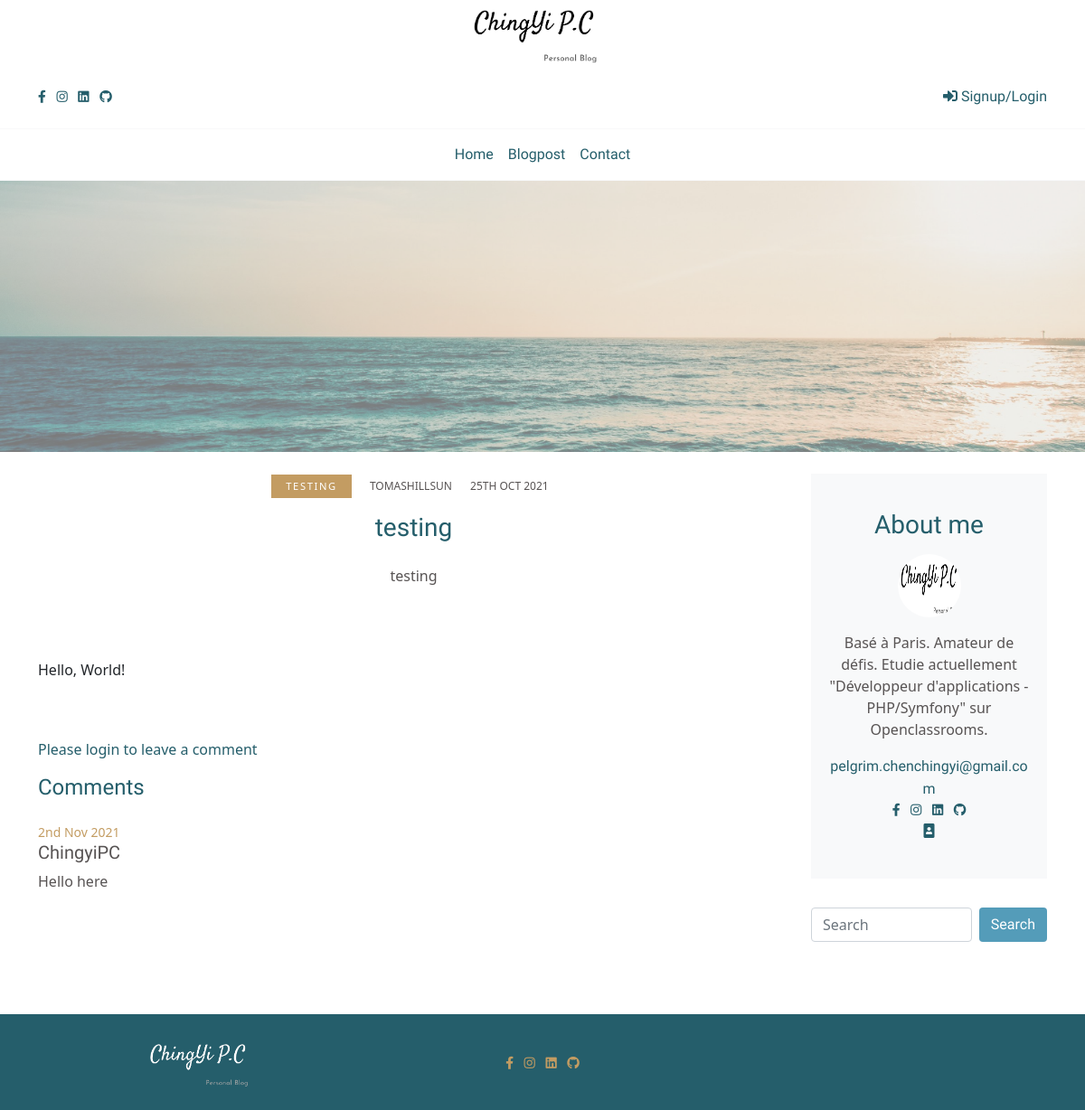
Page /project5PhpBlog/index.php?action=post&id=43 on the earlier database version.
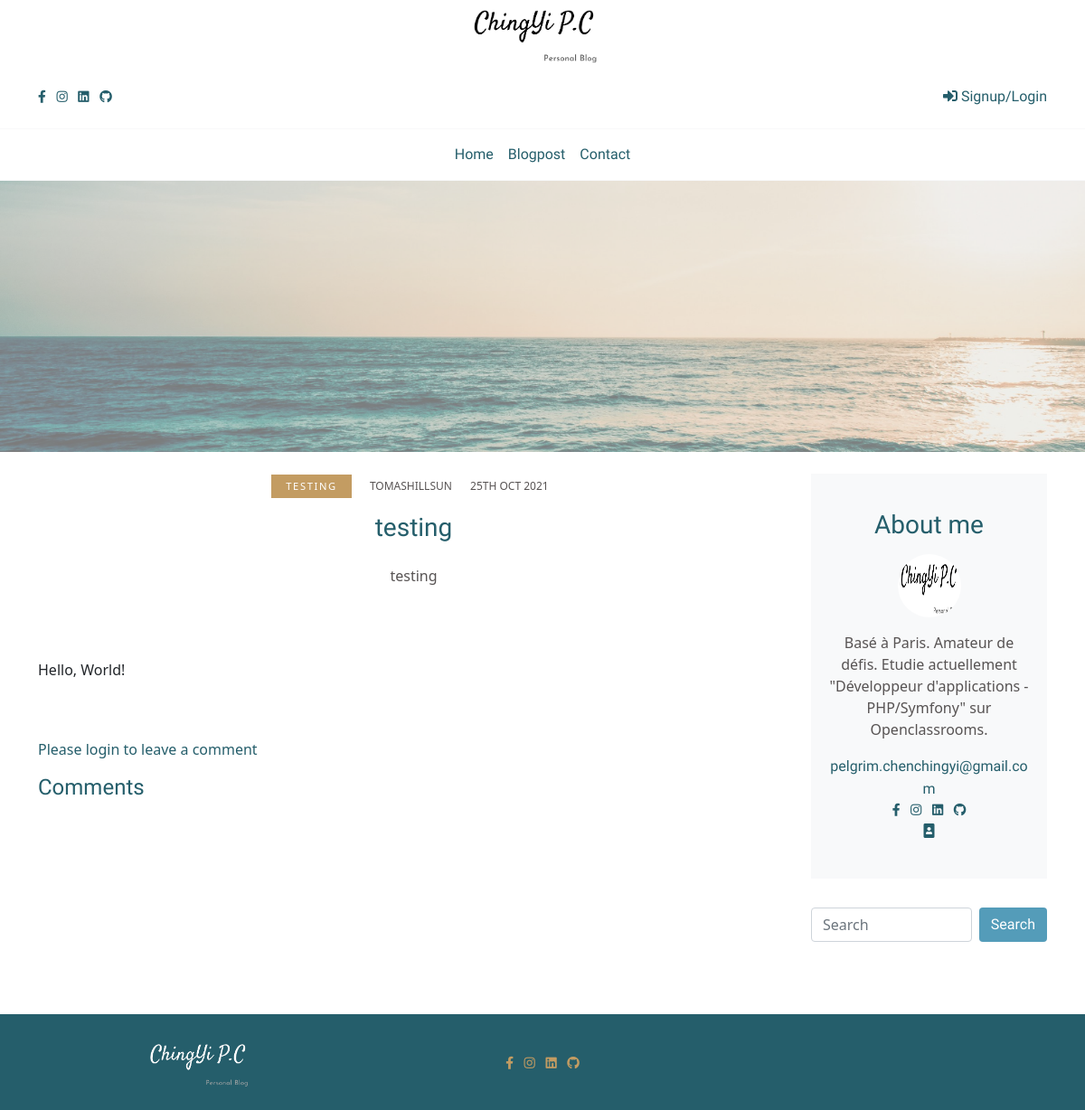
Same page on the later database version.
### tables this page shows
CREATE TABLE `comment` (
  `id` int(11) NOT NULL,
  `author` varchar(45) NOT NULL,
  `comment` varchar(250) NOT NULL,
  `valid` tinyint(1) DEFAULT NULL,
  `date_create` datetime NOT NULL,
  `post_id` int(11) NOT NULL,
  `user_id` int(11) NOT NULL
);

### project5PhpBlog/src/controllers/FrontendControllers.php (called while the page is built, shortened)
<?php
class FrontendControllers
{
    public function listAPost()
    {
        $postManager = new PostManager();
        $commentManager = new CommentManager();
        $post = $postManager->getPost(filter_var($_GET['id'],FILTER_SANITIZE_STRING));
        $comments = $commentManager->getComments(filter_var($_GET['id'],FILTER_SANITIZE_STRING));
        require('src/views/frontend/singlepost.php');
    }
}

### project5PhpBlog/src/models/postManager.php (called while the page is built, shortened)
<?php
class PostManager extends DatabaseManager
{
    function getPost($postId)
    {
        $db = $this->dbConnect();
        $statement = $db->prepare('SELECT post.id, image,title, category, chapo, USER.user_name, content,  DATE_FORMAT(post.date_create, "%D %b %Y") AS creation_date
    FROM `post` JOIN USER WHERE USER.id = `post`.`user_id` AND post.id=?');
        $statement->execute(array($postId));
        $values = $statement->fetch(PDO::FETCH_ASSOC);
        $post = new Posts($values);
        return $post;
    }
}

### project5PhpBlog/src/models/Blogs.php (called while the page is built, shortened)
<?php
class Blogs
{
    public function hydrate(array $values)
    {
        foreach ($values as $key => $value) {
            $pieces = explode('_', $key);
            if (strpos($key, '_') !== false) {
                $method = 'set';
                foreach ($pieces as $piece) {
                    $method = $method . ucfirst($piece);
                }
            } else {
                $method = 'set' . ucfirst($key);
            }
        }
    }
}

### project5PhpBlog/src/models/Posts.php (called while the page is built, shortened)
<?php
class Posts extends Blogs
{
    private $title;
    public function setId($id)
    {
        $id = (int) $id;
    }
    public function setTitle($title)
    {
        if (is_string($title)) {
            $this->title = $title;
        }
    }
    public function getTitle()
    {
        return $this->title;
    }
}

### project5PhpBlog/src/Models/Session.php (called while the page is built, shortened)
<?php
class Session
{
    public static function get($key)
    {
        return (isset($_SESSION[$key])) ? $_SESSION[$key] : "";
    }
}

### project5PhpBlog/src/models/commentManager.php (called while the page is built, shortened)
<?php
class CommentManager extends DatabaseManager
{
    public function getComments($postId)
    {
        $comments = [];
        $db = $this->dbConnect();
        $statement = $db->PREPARE('SELECT`id`,`author`,`post_id`,`comment`,DATE_FORMAT(date_create, "%D %b %Y") AS comment_creation_date
    FROM COMMENT WHERE `post_id`=? AND `valid`=true ORDER BY comment_creation_date DESC');
        $statement->execute(array($postId));
        while ($values = $statement->fetch(PDO::FETCH_ASSOC)) {
            $comments[] = new Comments($values);
        }
        return $comments;
    }
}

### project5PhpBlog/src/models/Comments.php (called while the page is built, shortened)
<?php
class Comments extends Blogs
{
    private $author;
    private $comment;
    private $comment_creation_date;
    public function setId($id)
    {
        $id = (int) $id;
    }
    public function setAuthor($author)
    {
        if (is_string($author)) {
            $this->author = $author;
        }
    }
    public function getAuthor()
    {
        return $this->author;
    }
    public function setComment($comment)
    {
        if (is_string($comment)) {
            $this->comment = $comment;
        }
    }
    public function getComment()
    {
        return $this->comment;
    }
    public function setCommentCreationDate($comment_creation_date)
    {
        $this->comment_creation_date = $comment_creation_date;
    }
    public function getCommentCreateDate()
    {
        return $this->comment_creation_date;
    }
    public function setPostId($post_id)
    {
        $post_id = (int) $post_id;
    }
}

### project5PhpBlog/src/views/frontend/singlepost.php (the view, shortened to what the changed rows need)
<section class="pb-5">
    <div class="container pb-4">
        <div class="row">
            <div class="col-lg-9 mb-5 mb-lg-0 mx-auto">
                <div class="row mb-5">
                    <div class="col-lg-12 text-center">
                    </div>
                    <div class="col-lg-12 text-center">
                        <h2 class="h3 mb-4"> <a class="d-block blogtitle" href=""><?= filter_var($post->getTitle(), FILTER_SANITIZE_STRING); ?></a></h2>
                    </div>
                    <div class="col-lg-12 text-center"><a class="d-block post-trending mb-4" href=""><img class="img-fluid w-100" src="<?= filter_var($post->getImage(), FILTER_SANITIZE_STRING); ?>" alt="" /></a>
                    </div>
                    <div class="col-lg-12">
                    </div>
                </div>
                <?php if (!empty(Session::get('username'))) : ?>
                    <?php if (!empty(Session::get('success_message'))) { ?>
                        <div class="success-message" style="margin-bottom: 15px;font-size: 20px;color: green;"><?= filter_var(Session::get('success_message'), FILTER_SANITIZE_STRING); ?></div>
                    <?php
                        Session::del('success_message');
                    }
                    ?>
                    <form method="post" action="index.php?action=leavecomment&amp;id=<?= filter_var($post->getId(), FILTER_SANITIZE_STRING); ?>">
                        <h3 class="cardtitle">Leave a comment</h3>
                        <div class="row mb-3">
                            <div class="col-lg-12 mb-3">
                                <input class="form-control" type="text" name="author" placeholder="Full Name e.g. Jason Doe" value="<?= filter_var(Session::get('username'), FILTER_SANITIZE_STRING); ?>" required>
                            </div>
                            <div class="col-lg-12 mb-3">
                                <textarea class="form-control" name="comment" rows="5" placeholder="Leave your comment" value="<?= filter_var($comment, FILTER_SANITIZE_STRING) ?>" required></textarea>
                            </div>
                            <div class="col-lg-12 mb-3">
                                <button class="btn button" type="submit">Submit your comment</button>
                            </div>
                        </div>
                    </form>
                <?php else : ?>
                    <p class="admin-title">Please login to leave a comment</p>
                <?php endif; ?>
                <h3 class="h4 mb-4 cardtitle">Comments</h3>
                <?php foreach ($comments as $comment) { ?>
                    <p class="small mb-0 date"><?= filter_var($comment->getCommentCreateDate(), FILTER_SANITIZE_STRING); ?></p>
                    <h5 class="name"><?= filter_var($comment->getAuthor(), FILTER_SANITIZE_STRING); ?></h5>
                    <p class="blogtext text-small mb-2"><?= filter_var($comment->getComment(), FILTER_SANITIZE_STRING); ?></p>
                <?php } ?>
            </div>
            <?php include_once 'src/views/frontend/_about.php'; ?>
        </div>
</section>
<?php require('src/views/frontend/_frontendLayout.php'); ?>

Differences in the rows shown:
removed comment: CommentCreateDate "2nd Nov 2021", author "ChingyiPC", comment "Hello here"
